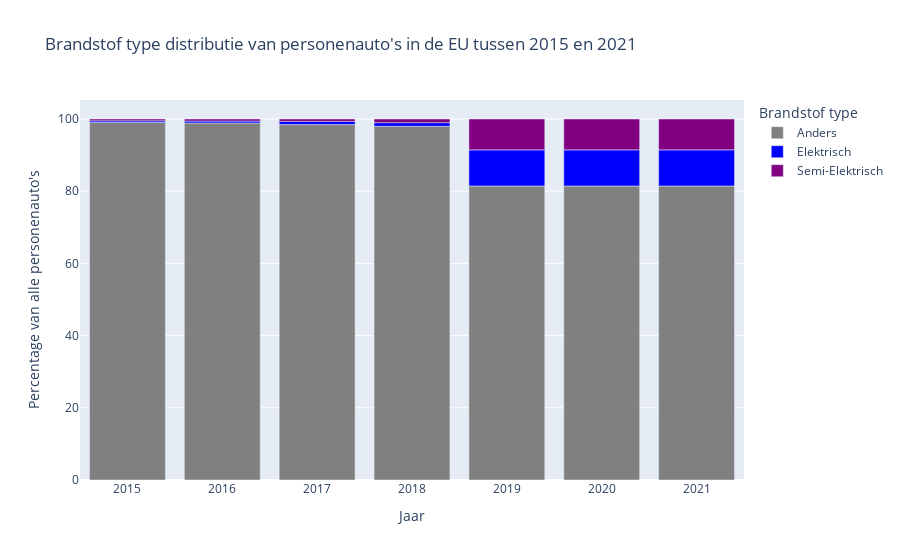

Here is the notebook cell this chart was saved with:
### Code cell
# Definieer kleuren voor de brandstof types
colormap = {
    "Elektrisch": 'blue',
    "Semi-Elektrisch": 'purple',
    "Anders": 'grey',
}

# Plot settings
fig = px.bar(df_counts,
    x="year",
    y="percent",
    color="Ft",
    title="Brandstof type distributie van personenauto's in de EU tussen 2015 en 2021",
    labels={
        "percent": "Percentage van alle personenauto's",
        "year": 'Jaar',
        "Ft": 'Brandstof type',
    },
    hover_data=['counts'],
    color_discrete_map=colormap  # Gebruik de kleurenkaart
)
fig.show()

### Figure 1 — Plotly figure (JSON) as saved in the notebook; plotly's stock layout.template omitted (floating-point values rounded to 4 significant figures)
{"data": [{"alignmentgroup": "True", "customdata": [[415321], [473519], [4859439], [14598778], [7975216], [7975216], [7975216]], "hovertemplate": "Brandstof type=Anders<br>Jaar=%{x}<br>Percentage van alle personenauto's=%{y}<br>counts=%{customdata[0]}<extra></extra>", "legendgroup": "Anders", "marker": {"color": "grey", "pattern": {"shape": ""}}, "name": "Anders", "offsetgroup": "Anders", "orientation": "v", "showlegend": true, "textposition": "auto", "type": "bar", "x": [2015, 2016, 2017, 2018, 2019, 2020, 2021], "xaxis": "x", "y": [99.03, 98.91, 98.46, 97.99, 81.44, 81.44, 81.44], "yaxis": "y"}, {"alignmentgroup": "True", "customdata": [[1899], [2452], [43266], [148184], [980563], [980563], [980563]], "hovertemplate": "Brandstof type=Elektrisch<br>Jaar=%{x}<br>Percentage van alle personenauto's=%{y}<br>counts=%{customdata[0]}<extra></extra>", "legendgroup": "Elektrisch", "marker": {"color": "blue", "pattern": {"shape": ""}}, "name": "Elektrisch", "offsetgroup": "Elektrisch", "orientation": "v", "showlegend": true, "textposition": "auto", "type": "bar", "x": [2015, 2016, 2017, 2018, 2019, 2020, 2021], "xaxis": "x", "y": [0.4528, 0.5122, 0.8766, 0.9946, 10.01, 10.01, 10.01], "yaxis": "y"}, {"alignmentgroup": "True", "customdata": [[2149], [2757], [32832], [151400], [837238], [837238], [837238]], "hovertemplate": "Brandstof type=Semi-Elektrisch<br>Jaar=%{x}<br>Percentage van alle personenauto's=%{y}<br>counts=%{customdata[0]}<extra></extra>", "legendgroup": "Semi-Elektrisch", "marker": {"color": "purple", "pattern": {"shape": ""}}, "name": "Semi-Elektrisch", "offsetgroup": "Semi-Elektrisch", "orientation": "v", "showlegend": true, "textposition": "auto", "type": "bar", "x": [2015, 2016, 2017, 2018, 2019, 2020, 2021], "xaxis": "x", "y": [0.5124, 0.5759, 0.6652, 1.016, 8.549, 8.549, 8.549], "yaxis": "y"}], "layout": {"barmode": "relative", "legend": {"title": {"text": "Brandstof type"}, "tracegroupgap": 0}, "title": {"text": "Brandstof type distributie van personenauto's in de EU tussen 2015 en 2021"}, "xaxis": {"anchor": "y", "domain": [0, 1], "title": {"text": "Jaar"}}, "yaxis": {"anchor": "x", "domain": [0, 1], "title": {"text": "Percentage van alle personenauto's"}}}}
